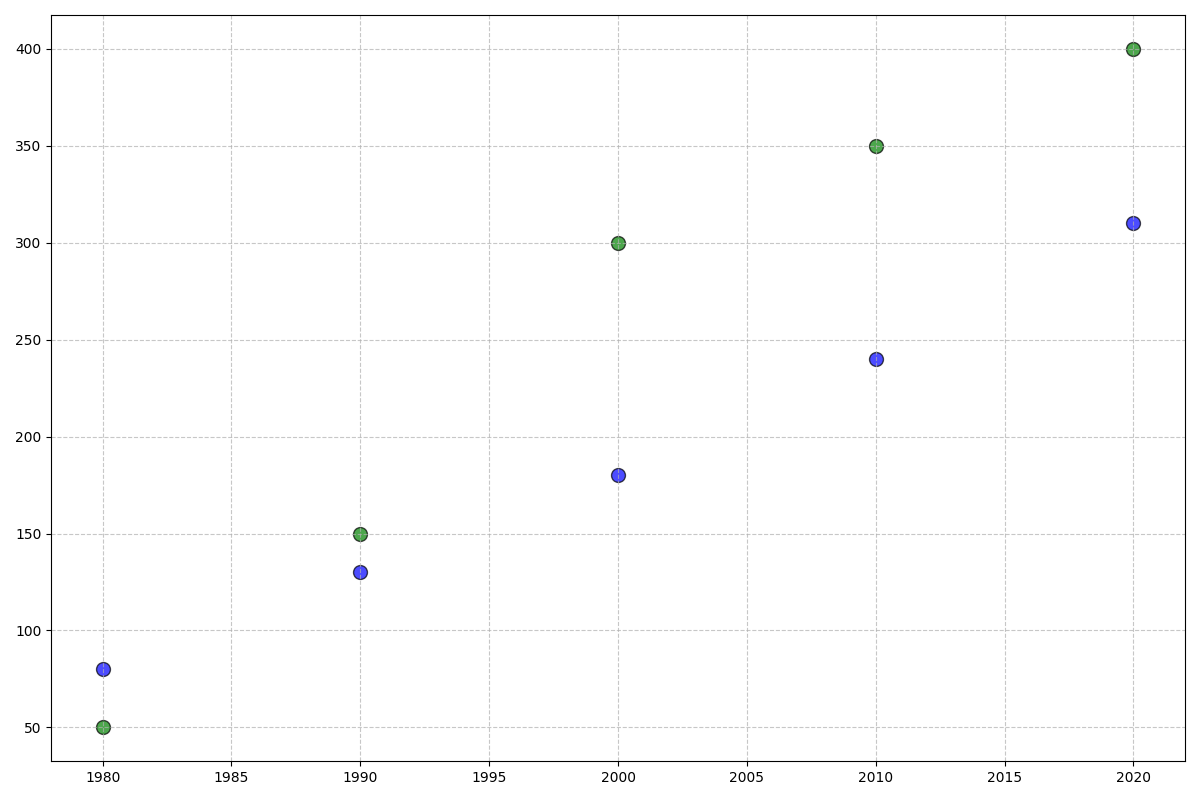

Here is the Python script that generated this plot:
import matplotlib.pyplot as plt
import numpy as np

decades = np.array([1980, 1990, 2000, 2010, 2020])
species_a_population = np.array([50, 150, 300, 350, 400])
# species_b_population data has been removed
species_c_population = np.array([80, 130, 180, 240, 310])

plt.figure(figsize=(12, 8))

plt.scatter(decades, species_a_population, color='green', edgecolor='k', s=100, alpha=0.7)
# Removed the plot for species_b_population
plt.scatter(decades, species_c_population, color='blue', edgecolor='k', s=100, alpha=0.7)

plt.grid(visible=True, linestyle='--', alpha=0.7)
plt.tight_layout()

plt.show()
